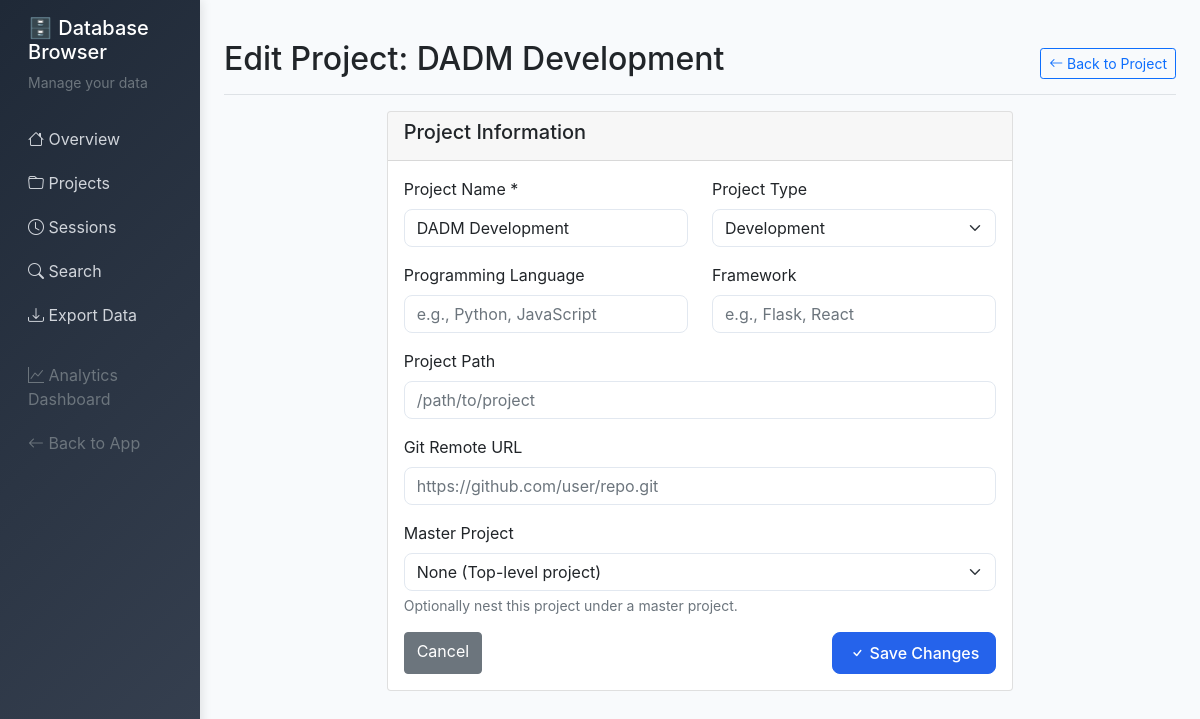
Page /db/projects/1/edit on the earlier database version.
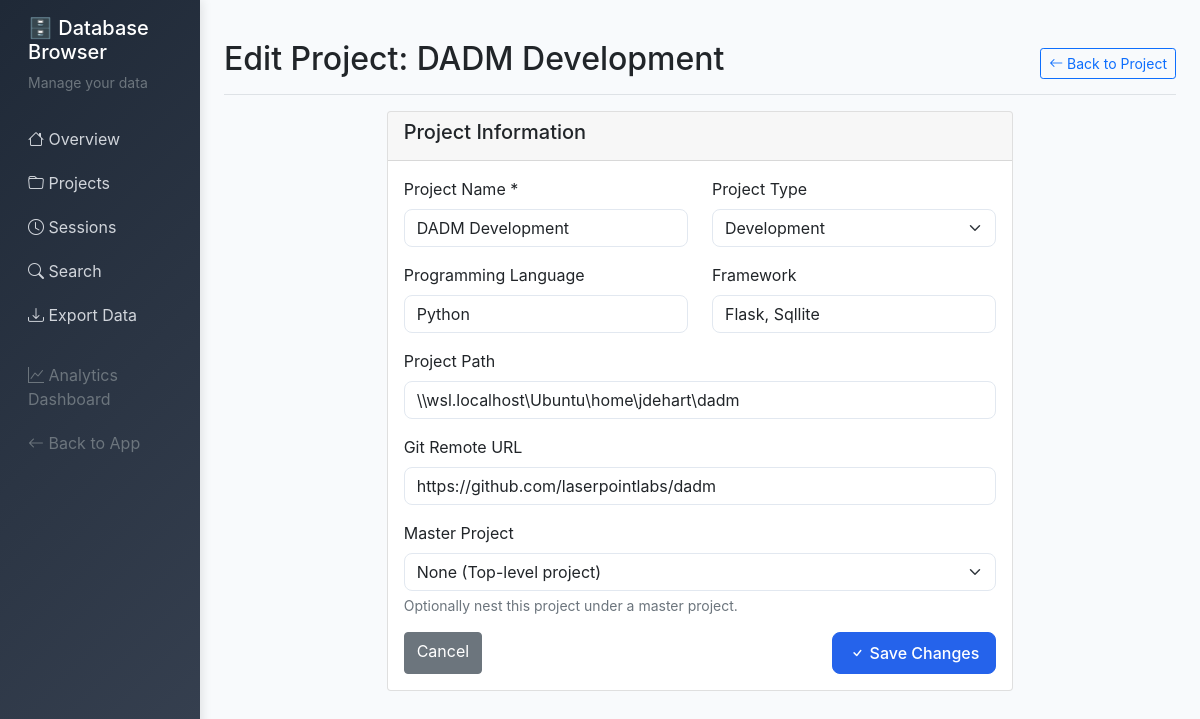
Same page on the later database version.
### server/src/models.py (models this page shows, shortened)
class Project:
    __tablename__ = 'projects'

### server/src/db_browser.py (the view, shortened to what this page needs)
@db_browser.route('/db/projects/<int:project_id>/edit', methods=['GET', 'POST'])
def edit_project(project_id):
    conn = get_db_connection()
    project = conn.execute('SELECT * FROM projects WHERE id = ?', (project_id,)).fetchone()
    all_projects = conn.execute('SELECT id, name FROM projects WHERE parent_id IS NULL AND id != ? ORDER BY name', (project_id,)).fetchall()
    conn.close()
    if not project:
        flash('Project not found', 'error')
        return redirect(url_for('db_browser.projects'))
    return render_template('db_browser/edit_project.html', project=project, parent_projects=all_projects)

### server/src/db_browser.py (called while the page is built)
def get_db_connection():
    database_path = os.environ.get('DATABASE_PATH', '/app/data/timetracker.db')
    conn = sqlite3.connect(database_path)
    conn.row_factory = sqlite3.Row
    return conn

### server/src/templates/db_browser/edit_project.html (shortened to what this page needs)
{% extends "db_browser/base.html" %}
{% block content %}
<div class="d-flex justify-content-between flex-wrap flex-md-nowrap align-items-center pt-3 pb-2 mb-3 border-bottom">
    <h1 class="h2">Edit Project: {{ project.name }}</h1>
    <div class="btn-toolbar mb-2 mb-md-0">
        <a href="{{ url_for('db_browser.project_detail', project_id=project.id) }}" class="btn btn-sm btn-outline-primary">
            <i class="bi bi-arrow-left"></i> Back to Project
        </a>
    </div>
</div>
<div class="row">
    <div class="col-md-8 mx-auto">
        <div class="card">
            <div class="card-header">
                <h5>Project Information</h5>
            </div>
            <div class="card-body">
                <form method="POST">
                    <div class="row">
                        <div class="col-md-6 mb-3">
                            <label for="name" class="form-label">Project Name *</label>
                            <input type="text" class="form-control" id="name" name="name"
                                   value="{{ project.name }}" required>
                        </div>
                        <div class="col-md-6 mb-3">
                            <label for="type" class="form-label">Project Type</label>
                            <select class="form-select" id="type" name="type">
                                <option value="development" {% if project.type == 'development' %}selected{% endif %}>Development</option>
                            </select>
                        </div>
                    </div>
                    <div class="row">
                        <div class="col-md-6 mb-3">
                            <label for="language" class="form-label">Programming Language</label>
                            <input type="text" class="form-control" id="language" name="language"
                                   value="{{ project.language or '' }}" placeholder="e.g., Python, JavaScript">
                        </div>
                        <div class="col-md-6 mb-3">
                            <label for="framework" class="form-label">Framework</label>
                            <input type="text" class="form-control" id="framework" name="framework"
                                   value="{{ project.framework or '' }}" placeholder="e.g., Flask, React">
                        </div>
                    </div>
                    <div class="mb-3">
                        <label for="path" class="form-label">Project Path</label>
                        <input type="text" class="form-control" id="path" name="path"
                               value="{{ project.path or '' }}" placeholder="/path/to/project">
                    </div>
                    <div class="mb-3">
                        <label for="git_remote" class="form-label">Git Remote URL</label>
                        <input type="text" class="form-control" id="git_remote" name="git_remote"
                               value="{{ project.git_remote or '' }}" placeholder="https://github.com/user/repo.git">
                    </div>
                    <div class="mb-3">
                        <label for="parent_id" class="form-label">Master Project</label>
                        <select class="form-select" id="parent_id" name="parent_id">
                            <option value="">None (Top-level project)</option>
                        </select>
                        <div class="form-text">Optionally nest this project under a master project.</div>
                    </div>
                    <div class="d-flex justify-content-between">
                        <a href="{{ url_for('db_browser.project_detail', project_id=project.id) }}" class="btn btn-secondary">
                            Cancel
                        </a>
                        <button type="submit" class="btn btn-primary">
                            <i class="bi bi-check"></i> Save Changes
                        </button>
                    </div>
                </form>
            </div>
        </div>
    </div>
</div>
{% endblock %}

Differences in the rows shown:
changed Project "DADM Development": language (not shown) → "Python"; framework (not shown) → "Flask, Sqllite"; path (not shown) → "\\\\wsl.localhost\\Ubuntu\\home\\jdehart\\dadm"; git_remote (not shown) → "https://github.com/laserpointlabs/dadm"
